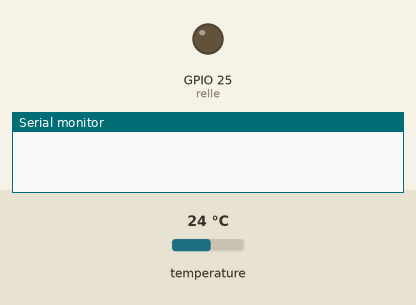
Simulated run of this sketch. Board: ESP32. On the bench: output pins drawn as LEDs (lit = HIGH), the last lines printed to the serial monitor. The inputs (shaded band) are chosen by the test bench; at power-on: temperature 24 °C.

Above: at 0.4 s.
At 3.2 s:
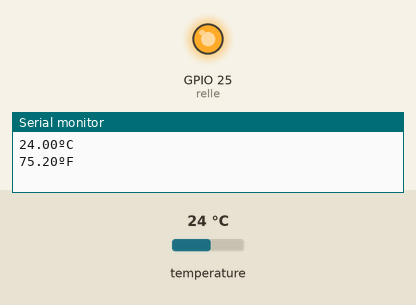
Timing chart, 0 to 14.0 s (numbered marks = the images above):
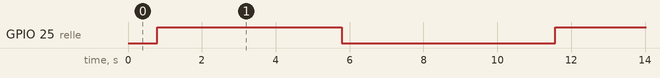

The sketch:

DS18B20.ino
```cpp
/*********
  Rui Santos
  Complete project details at https://RandomNerdTutorials.com
*********/

#include <OneWire.h>
#include <DallasTemperature.h>

// GPIO where the DS18B20 is connected to
const int oneWireBus = 32;
const int relle = 25;

// Setup a oneWire instance to communicate with any OneWire devices
OneWire oneWire(oneWireBus);

// Pass our oneWire reference to Dallas Temperature sensor
DallasTemperature sensors(&oneWire);

void setup() {
  // Start the Serial Monitor
  Serial.begin(115200);
  // Start the DS18B20 sensor
  sensors.begin();
  pinMode(relle, OUTPUT);
}

void loop() {
  sensors.requestTemperatures();
  float temperatureC = sensors.getTempCByIndex(0);
  float temperatureF = sensors.getTempFByIndex(0);
  Serial.print(temperatureC);
  Serial.println("ºC");
  Serial.print(temperatureF);
  Serial.println("ºF");
  digitalWrite(relle, HIGH);
  delay(5000);
  digitalWrite(relle, LOW);
  delay(5000);
}
```

Measured:
- by itself, GPIO 25 (relle): alternates HIGH for 5.0 s and LOW for 5.8 s
